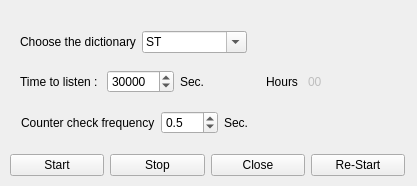
<?xml version="1.0" encoding="UTF-8"?>
<ui version="4.0">
 <class>MainWindow</class>
 <widget class="QMainWindow" name="MainWindow">
  <property name="geometry">
   <rect>
    <x>0</x>
    <y>0</y>
    <width>417</width>
    <height>186</height>
   </rect>
  </property>
  <property name="windowTitle">
   <string>MainWindow</string>
  </property>
  <widget class="QWidget" name="centralwidget">
   <widget class="QWidget" name="layoutWidget">
    <property name="geometry">
     <rect>
      <x>20</x>
      <y>70</y>
      <width>325</width>
      <height>24</height>
     </rect>
    </property>
    <layout class="QHBoxLayout" name="horizontalLayout">
     <item>
      <widget class="QLabel" name="label_2">
       <property name="text">
        <string>Time to listen : </string>
       </property>
      </widget>
     </item>
     <item>
      <widget class="QDoubleSpinBox" name="txtListen_time">
       <property name="decimals">
        <number>0</number>
       </property>
       <property name="maximum">
        <double>7000000.000000000000000</double>
       </property>
       <property name="value">
        <double>30000.000000000000000</double>
       </property>
      </widget>
     </item>
     <item>
      <widget class="QLabel" name="label_5">
       <property name="text">
        <string>Sec.</string>
       </property>
      </widget>
     </item>
     <item>
      <widget class="QLabel" name="label_6">
       <property name="text">
        <string/>
       </property>
      </widget>
     </item>
     <item>
      <widget class="QLabel" name="label_3">
       <property name="text">
        <string>Hours</string>
       </property>
      </widget>
     </item>
     <item>
      <widget class="QLabel" name="txtCalculated_hours">
       <property name="enabled">
        <bool>false</bool>
       </property>
       <property name="sizePolicy">
        <sizepolicy hsizetype="Preferred" vsizetype="Preferred">
         <horstretch>0</horstretch>
         <verstretch>0</verstretch>
        </sizepolicy>
       </property>
       <property name="lineWidth">
        <number>6</number>
       </property>
       <property name="text">
        <string>00</string>
       </property>
      </widget>
     </item>
    </layout>
   </widget>
   <widget class="QWidget" name="layoutWidget">
    <property name="geometry">
     <rect>
      <x>21</x>
      <y>111</y>
      <width>236</width>
      <height>24</height>
     </rect>
    </property>
    <layout class="QHBoxLayout" name="horizontalLayout_2">
     <item>
      <widget class="QLabel" name="label">
       <property name="text">
        <string>Counter check frequency</string>
       </property>
      </widget>
     </item>
     <item>
      <widget class="QDoubleSpinBox" name="txtSleep_time">
       <property name="decimals">
        <number>1</number>
       </property>
       <property name="maximum">
        <double>500.000000000000000</double>
       </property>
       <property name="singleStep">
        <double>0.500000000000000</double>
       </property>
       <property name="value">
        <double>0.500000000000000</double>
       </property>
      </widget>
     </item>
     <item>
      <widget class="QLabel" name="label_4">
       <property name="text">
        <string>Sec.</string>
       </property>
      </widget>
     </item>
    </layout>
   </widget>
   <widget class="QWidget" name="layoutWidget">
    <property name="geometry">
     <rect>
      <x>10</x>
      <y>150</y>
      <width>395</width>
      <height>30</height>
     </rect>
    </property>
    <layout class="QHBoxLayout" name="horizontalLayout_3">
     <item>
      <widget class="QPushButton" name="bttnStart">
       <property name="text">
        <string>Start</string>
       </property>
      </widget>
     </item>
     <item>
      <widget class="QPushButton" name="bttnStop">
       <property name="font">
        <font>
         <stylestrategy>PreferAntialias</stylestrategy>
        </font>
       </property>
       <property name="focusPolicy">
        <enum>Qt::WheelFocus</enum>
       </property>
       <property name="text">
        <string>Stop</string>
       </property>
      </widget>
     </item>
     <item>
      <widget class="QPushButton" name="bttnClose">
       <property name="text">
        <string>Close</string>
       </property>
      </widget>
     </item>
     <item>
      <widget class="QPushButton" name="bttnrestart">
       <property name="text">
        <string>Re-Start</string>
       </property>
      </widget>
     </item>
    </layout>
   </widget>
   <widget class="QWidget" name="layoutWidget">
    <property name="geometry">
     <rect>
      <x>20</x>
      <y>30</y>
      <width>227</width>
      <height>24</height>
     </rect>
    </property>
    <layout class="QHBoxLayout" name="horizontalLayout_4">
     <item>
      <widget class="QLabel" name="lblBoardType">
       <property name="text">
        <string>Choose the dictionary</string>
       </property>
      </widget>
     </item>
     <item>
      <widget class="QComboBox" name="cmbBoardType">
       <property name="locale">
        <locale language="English" country="UnitedStates"/>
       </property>
       <property name="editable">
        <bool>true</bool>
       </property>
       <item>
        <property name="text">
         <string>ST</string>
        </property>
       </item>
       <item>
        <property name="text">
         <string>CSR</string>
        </property>
       </item>
       <item>
        <property name="text">
         <string>Android</string>
        </property>
       </item>
      </widget>
     </item>
    </layout>
   </widget>
  </widget>
 </widget>
 <resources/>
 <connections/>
</ui>
